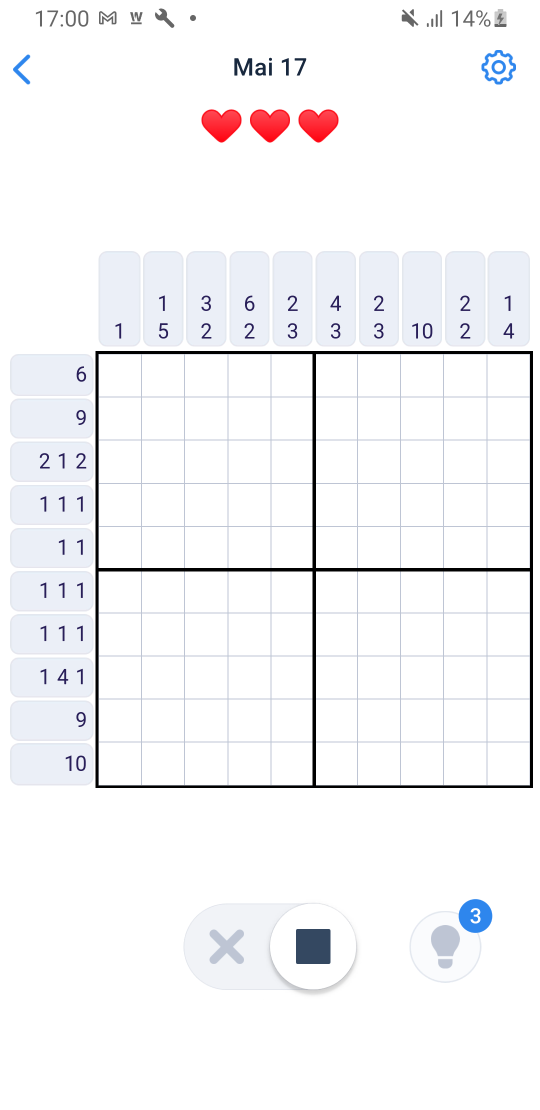
#> input picture pic.png, 1080 x 2220 px (shown at 1/2 size)
$ python -i find_numbers.py   (imports and definitions only)
#> lines starting #> are read from the running program, lines starting #| are printed output that depends on the picture; after the words box and inside, x2 and y2 are one past the last pixel; in counts of white or black regions, pixels touching at a corner belong together
import re
import cv2
import numpy as np
from collections import *
#######   training part    ###############
# [1 line that did not run here, left out]
# [1 line that did not run here, left out]
# [1 line that did not run here, left out]

model =  cv2.ml.KNearest_create()
# [1 line not run here, left out]
# [30 lines left out: function image_resize, not called in this run]

############################# testing part  #########################
def get_numbers(path):
#> called with path = '../pic.png'
    im_real = cv2.imread(path)
#> im_real is the input picture: shape (2220, 1080, 3); mean B, G, R 247.5, 245.7, 245.9
    (y, x, _) = im_real.shape
#> y = 2220; x = 1080
    y1 = int(y/5)
#> y1 = 444
    y2 = int(y/5*4)
#> y2 = 1776
    im = im_real[y1:y2]
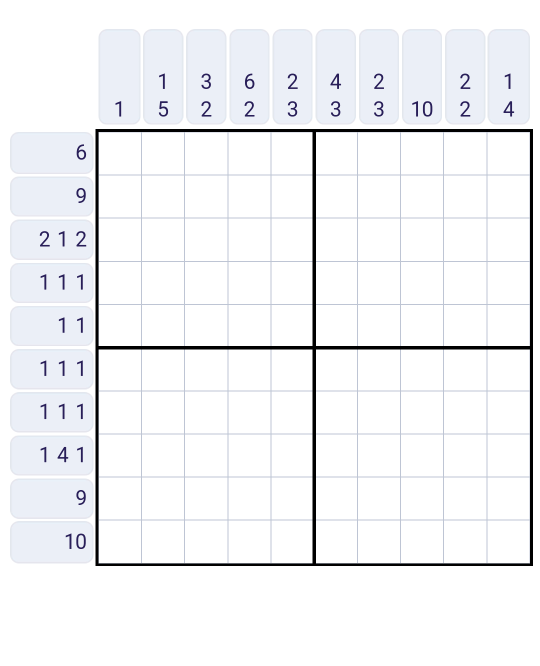
#> im: shape (1332, 1080, 3) (shown at 1/2 size); mean B, G, R 245.8, 243.6, 242.8
    out = np.zeros(im.shape,np.uint8)
    gray = cv2.cvtColor(im,cv2.COLOR_BGR2GRAY)
    thresh = cv2.adaptiveThreshold(gray,255,1,1,11,2)
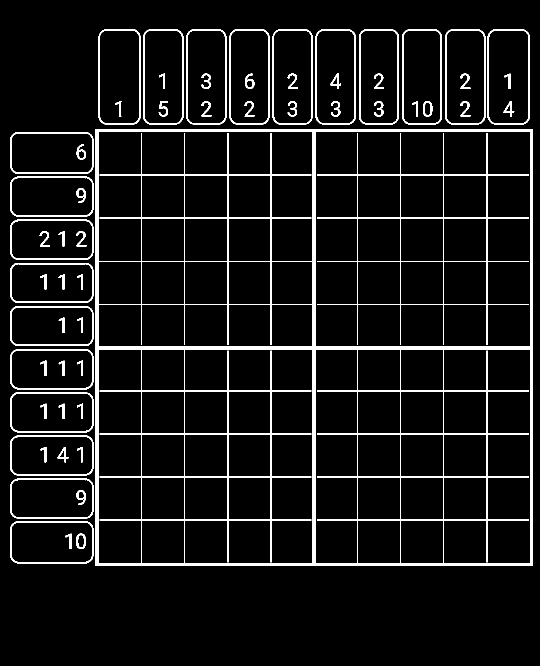
#> thresh: shape (1332, 1080) (shown at 1/2 size); 6.6% white; 66 white regions

    contours,hierarchy = cv2.findContours(thresh,cv2.RETR_LIST,cv2.CHAIN_APPROX_SIMPLE)
#> contours = 136 contours, 1 with area under 20; largest, box (x1, y1, x2, y2) and area: (191, 258, 1066, 1132) 763002, (631, 698, 1061, 1128) 184039, (196, 698, 626, 1128) 184039, (631, 263, 1061, 693) 184039, (196, 263, 626, 693) 184039
    result = list()
    for cnt in contours:
        if cv2.contourArea(cnt)>50 and cv2.contourArea(cnt) < 500:
            [x,y,w,h] = cv2.boundingRect(cnt)
            if   h>28 and w<h:
                cv2.rectangle(im,(x,y),(x+w,y+h),(0,255,0),2)
                roi = thresh[y:y+h,x:x+w]
                roismall = cv2.resize(roi,(10,10))
                roismall = roismall.reshape((1,100))
                roismall = np.float32(roismall)
                retval, results, neigh_resp, dists = model.findNearest(roismall, k = 1)
                string = str(int((results[0][0])))
                result.append([x,y,w,h,string])
#> this loop made 2 passes
#> (x, y, w, h) on passes 1 to 2: (155, 1069, 14, 27), (153, 1067, 19, 31)
#> im: shape (1332, 1080, 3); 0.02% of pixels changed, all inside (x1, y1, x2, y2) = (152, 1066, 174, 1100)
#> after the loop, result = []
    return result

# [80 lines left out: functions split_numbers, get_speile, combine_results, analize_image, not called in this run]

# [1 line not run here, left out]

#> (the run stopped early here; a loop or call above may not have finished)
